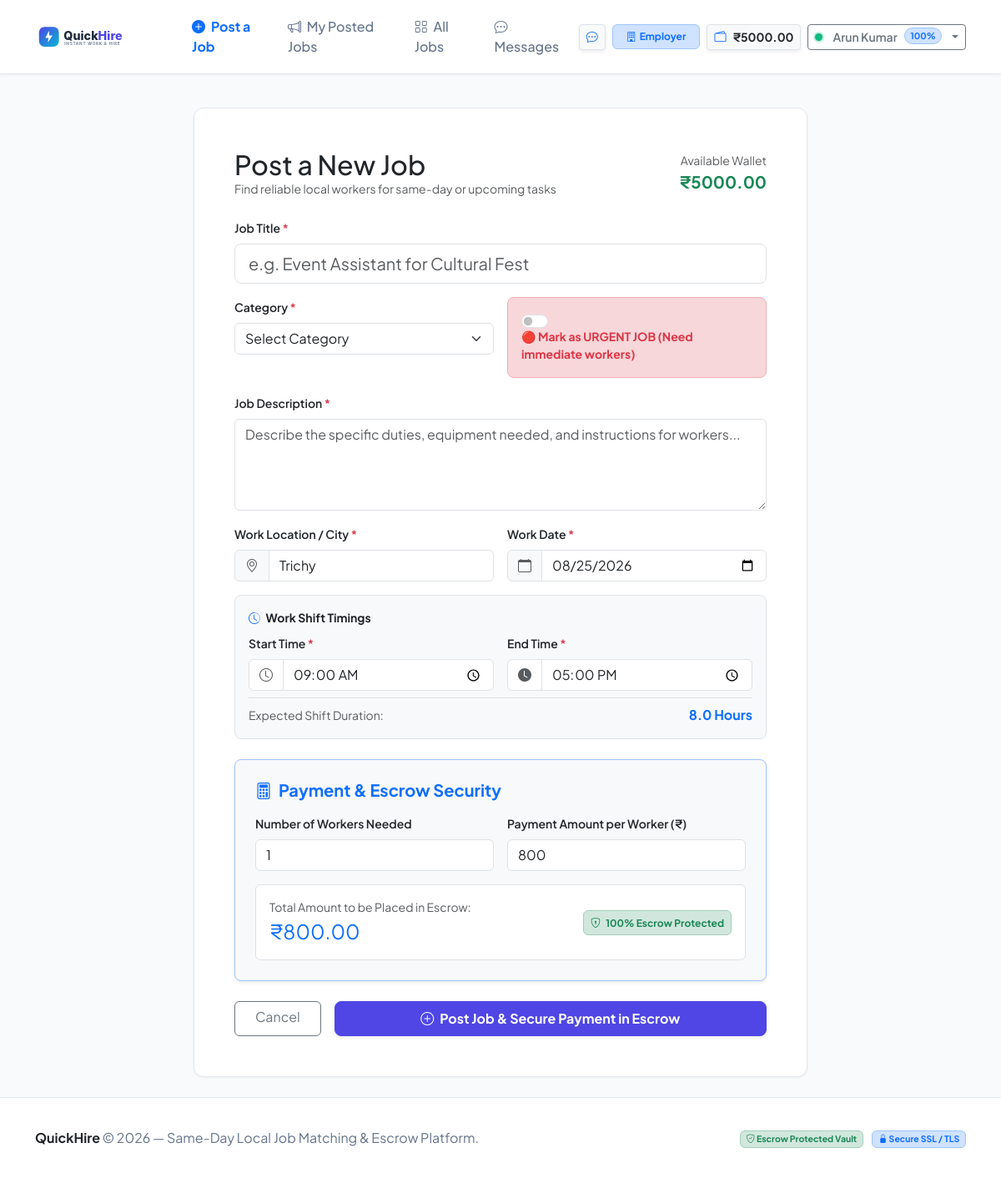
Screenshot of /post-job (signed in) with the database file from the repository.
### tables this page shows
CREATE TABLE users (
    id INTEGER PRIMARY KEY AUTOINCREMENT,
    name TEXT NOT NULL,
    email TEXT UNIQUE NOT NULL,
    password TEXT NOT NULL,
    skills TEXT DEFAULT '',
    location TEXT DEFAULT '',
    phone TEXT DEFAULT '+91 98765 43210',
    role TEXT DEFAULT 'worker',
    wallet_balance REAL DEFAULT 5000.0,
    secured_balance REAL DEFAULT 0.0,
    rating REAL DEFAULT NULL,
    reliability_score INTEGER DEFAULT 100,
    completed_jobs INTEGER DEFAULT 0,
    late_arrivals INTEGER DEFAULT 0,
    no_shows INTEGER DEFAULT 0,
    is_online INTEGER DEFAULT 0,
    created_at TIMESTAMP DEFAULT CURRENT_TIMESTAMP
);

### backend/routes/job_routes.py (the view, shortened to what this page needs)
@job_bp.route('/post-job', methods=['GET', 'POST'])
@login_required
def post_job():
    user = get_current_user()
    if not user:
        return redirect(url_for('auth_routes.login'))
    with db_cursor() as cur:
        cur.execute("SELECT * FROM categories ORDER BY name ASC")
        categories = [dict(row) for row in cur.fetchall()]
    return render_template('post_job.html', categories=categories, form={})

### backend/models.py (called while the page is built)
def get_db_connection():
    conn = sqlite3.connect(DB_PATH)
    conn.row_factory = sqlite3.Row
    conn.execute("PRAGMA foreign_keys = ON;")
    return conn

@contextmanager
def db_cursor(commit=False):
    conn = get_db_connection()
    cursor = conn.cursor()
    try:
        yield cursor
        if commit:
            conn.commit()
    except Exception:
        conn.rollback()
        raise
    finally:
        conn.close()

    @staticmethod
    def get_by_id(user_id):
        with db_cursor() as cur:
            cur.execute("SELECT * FROM users WHERE id = ?", (user_id,))
            row = cur.fetchone()
            return dict(row) if row else None

### backend/services/auth_service.py (called while the page is built)
def login_required(f):
    @wraps(f)
    def decorated_function(*args, **kwargs):
        if 'user_id' not in session:
            flash("Please log in to access this page.", "warning")
            return redirect(url_for('auth_routes.login', next=request.url))
        return f(*args, **kwargs)
    return decorated_function

def get_current_user():
    user_id = session.get('user_id')
    if not user_id:
        return None
    return UserModel.get_by_id(user_id)

### frontend/templates/post_job.html (shortened to what this page needs)
{% extends "base.html" %}
{% block content %}
<div class="container py-4">
  <div class="row justify-content-center">
    <div class="col-lg-8">
      <div class="card card-custom p-4 p-md-5 shadow-md">
        <div class="d-flex justify-content-between align-items-center mb-4">
          <div>
            <h2 class="fw-extrabold m-0">Post a New Job</h2>
            <p class="text-muted small m-0">Find reliable local workers for same-day or upcoming tasks</p>
          </div>
          <div class="text-end">
            <span class="text-muted small d-block">Available Wallet</span>
            <strong class="text-success fs-5">₹{{ "%.2f"|format(current_user.wallet_balance) }}</strong>
          </div>
        </div>
        <form method="POST" action="{{ url_for('job_routes.post_job') }}" id="postJobForm">
          <div class="mb-3">
            <label for="title" class="form-label fw-semibold small">Job Title <span class="text-danger">*</span></label>
            <input type="text" class="form-control form-control-lg" id="title" name="title" value="{{ form.title or '' }}" placeholder="e.g. Event Assistant for Cultural Fest" required>
          </div>
          <div class="row g-3 mb-3">
            <div class="col-md-6">
              <label for="category" class="form-label fw-semibold small">Category <span class="text-danger">*</span></label>
              <select name="category" id="category" class="form-select" required>
                <option value="">Select Category</option>
              </select>
            </div>
            <div class="col-md-6 d-flex align-items-end">
              <div class="form-check form-switch p-3 bg-danger-subtle rounded-3 border border-danger-subtle w-100">
                <input class="form-check-input ms-0 me-2" type="checkbox" id="urgent" name="urgent" value="1" {% if form.urgent %}checked{% endif %}>
                <label class="form-check-label fw-bold text-danger small" for="urgent">
                  🔴 Mark as URGENT JOB (Need immediate workers)
                </label>
              </div>
            </div>
          </div>
          <div class="mb-3">
            <label for="description" class="form-label fw-semibold small">Job Description <span class="text-danger">*</span></label>
            <textarea class="form-control" id="description" name="description" rows="4" placeholder="Describe the specific duties, equipment needed, and instructions for workers..." required>{{ form.description or '' }}</textarea>
          </div>
          <div class="row g-3 mb-3">
            <div class="col-md-6">
              <label for="location" class="form-label fw-semibold small">Work Location / City <span class="text-danger">*</span></label>
              <div class="input-group">
                <span class="input-group-text bg-light"><i class="bi bi-geo-alt text-muted"></i></span>
                <input type="text" class="form-control" id="location" name="location" value="{{ form.location or current_user.location or '' }}" placeholder="e.g. Trichy, Chennai, Coimbatore" required>
              </div>
            </div>
            <div class="col-md-6">
              <label for="job_date" class="form-label fw-semibold small">Work Date <span class="text-danger">*</span></label>
              <div class="input-group">
                <span class="input-group-text bg-light"><i class="bi bi-calendar text-muted"></i></span>
                <input type="date" class="form-control" id="job_date" name="job_date" value="{{ form.job_date or '' }}" required>
              </div>
            </div>
          </div>
          <div class="card p-3 bg-light border mb-4 rounded-3">
            <label class="form-label fw-bold small text-dark mb-2">
              <i class="bi bi-clock-history text-primary me-1"></i> Work Shift Timings
            </label>
            <div class="row g-3">
              <div class="col-md-6">
                <label for="start_time" class="form-label fw-semibold small">Start Time <span class="text-danger">*</span></label>
                <div class="input-group">
                  <span class="input-group-text bg-white"><i class="bi bi-clock text-muted"></i></span>
                  <input type="time" class="form-control" id="start_time" name="start_time" value="{{ form.start_time or '09:00' }}" required>
                </div>
              </div>
              <div class="col-md-6">
                <label for="end_time" class="form-label fw-semibold small">End Time <span class="text-danger">*</span></label>
                <div class="input-group">
                  <span class="input-group-text bg-white"><i class="bi bi-clock-fill text-muted"></i></span>
                  <input type="time" class="form-control" id="end_time" name="end_time" value="{{ form.end_time or '17:00' }}" required>
                </div>
              </div>
            </div>
            <div class="d-flex justify-content-between align-items-center mt-2 pt-2 border-top small text-muted">
              <span>Expected Shift Duration:</span>
              <strong class="text-primary fs-6" id="durationBadge">8.0 Hours</strong>
            </div>
          </div>
          <div class="card p-4 bg-light border-primary-subtle rounded-3 mb-4 shadow-sm">
            <h5 class="fw-bold mb-3 text-primary d-flex align-items-center gap-2">
              <i class="bi bi-calculator"></i> Payment &amp; Escrow Security
            </h5>
            <div class="row g-3 mb-3">
              <div class="col-md-6">
                <label for="required_workers" class="form-label fw-semibold small">Number of Workers Needed</label>
                <input type="number" class="form-control" id="required_workers" name="required_workers" min="1" max="100" step="1" value="{{ form.required_workers or '1' }}" required>
              </div>
              <div class="col-md-6">
                <label for="payment" class="form-label fw-semibold small">Payment Amount per Worker (₹)</label>
                <input type="number" class="form-control" id="payment" name="payment" min="1" step="any" value="{{ form.payment or '800' }}" placeholder="e.g. 500" required>
              </div>
            </div>
            <div class="p-3 bg-white rounded border d-flex justify-content-between align-items-center">
              <div>
                <span class="text-muted small d-block">Total Amount to be Placed in Escrow:</span>
                <span class="fs-4 fw-extrabold text-primary" id="totalEscrowDisplay" data-wallet-balance="{{ current_user.wallet_balance }}">₹800.00</span>
              </div>
              <div class="text-end">
                <span class="badge bg-success-subtle text-success border border-success-subtle p-2">
                  <i class="bi bi-shield-lock me-1"></i> 100% Escrow Protected
                </span>
              </div>
            </div>
          </div>
          <div class="d-flex gap-3">
            <a href="{{ url_for('main_routes.dashboard') }}" class="btn btn-outline-secondary px-4">Cancel</a>
            <button type="submit" class="btn btn-primary flex-grow-1 py-2 fw-bold shadow-sm">
              <i class="bi bi-plus-circle me-1"></i> Post Job &amp; Secure Payment in Escrow
            </button>
          </div>
        </form>
      </div>
    </div>
  </div>
</div>
{% endblock %}

### frontend/templates/base.html (shortened to what this page needs)
<!DOCTYPE html>
<html lang="en">
<head>
  <link href="https://cdn.jsdelivr.net/npm/bootstrap@5.3.3/dist/css/bootstrap.min.css" rel="stylesheet">
  <link rel="stylesheet" href="https://cdn.jsdelivr.net/npm/bootstrap-icons@1.11.3/font/bootstrap-icons.min.css">
  <link rel="stylesheet" href="{{ url_for('static', filename='css/style.css') }}">
</head>
<body>
  <nav class="navbar navbar-expand-lg navbar-custom sticky-top">
    <div class="container">
      <a class="navbar-brand d-flex align-items-center gap-2" href="{{ url_for('main_routes.index') if not current_user else url_for('main_routes.dashboard') }}">
        <img src="{{ url_for('static', filename='images/logo.svg') }}" alt="QuickHire Logo" class="brand-logo">
      </a>
      <div class="collapse navbar-collapse" id="navbarContent">
        <ul class="navbar-nav me-auto mb-2 mb-lg-0 ms-lg-3">
          {% if not current_user %}
            <li class="nav-item">
              <a class="nav-link" href="{{ url_for('job_routes.jobs') }}">
                <i class="bi bi-search me-1"></i> Browse Jobs
              </a>
            </li>
          {% elif current_role == 'employer' %}
            <li class="nav-item">
              <a class="nav-link text-primary fw-bold" href="{{ url_for('job_routes.post_job') }}">
                <i class="bi bi-plus-circle-fill me-1"></i> Post a Job
              </a>
            </li>
            <li class="nav-item">
              <a class="nav-link" href="{{ url_for('job_routes.my_jobs', tab='posted') }}">
                <i class="bi bi-megaphone me-1"></i> My Posted Jobs
              </a>
            </li>
            <li class="nav-item">
              <a class="nav-link" href="{{ url_for('job_routes.jobs') }}">
                <i class="bi bi-grid me-1"></i> All Jobs
              </a>
            </li>
            <li class="nav-item">
              <a class="nav-link" href="{{ url_for('message_routes.inbox') }}">
                <i class="bi bi-chat-dots me-1"></i> Messages
              </a>
            </li>
          {% endif %}
        </ul>
        <div class="d-flex align-items-center gap-2">
          {% if current_user %}
            <a href="{{ url_for('message_routes.inbox') }}" class="btn btn-sm btn-light border shadow-sm text-decoration-none" title="Messages & Contacts">
              <i class="bi bi-chat-dots text-primary"></i>
            </a>
            <span class="badge {% if current_role == 'employer' %}bg-primary-subtle text-primary border border-primary-subtle{% else %}bg-success-subtle text-success border border-success-subtle{% endif %} d-none d-md-inline-flex align-items-center gap-1 py-2 px-3">
              <i class="bi {% if current_role == 'employer' %}bi-building{% else %}bi-person-workspace{% endif %}"></i>
              <span class="fw-bold">{{ 'Employer' if current_role == 'employer' else 'Worker' }}</span>
            </span>
            <a href="{{ url_for('wallet_routes.wallet') }}" class="btn btn-sm btn-light border d-flex align-items-center gap-2 shadow-sm text-decoration-none" title="Wallet Balance">
              <i class="bi bi-wallet2 text-primary"></i>
              <span class="fw-bold text-dark">₹{{ "%.2f"|format(current_user.wallet_balance) }}</span>
            </a>
            <div class="dropdown">
              <button class="btn btn-sm btn-outline-secondary dropdown-toggle d-flex align-items-center gap-2" type="button" data-bs-toggle="dropdown" aria-expanded="false">
                <span class="online-dot pulsing"></span>
                <span class="fw-semibold">{{ current_user.name }}</span>
                <span class="badge bg-primary-subtle text-primary border border-primary-subtle rounded-pill">
                  {{ current_user.reliability_score }}%
                </span>
              </button>
            </div>
          {% endif %}
        </div>
      </div>
    </div>
  </nav>
  <main class="flex-grow-1">
    {% block content %}{% endblock %}
  </main>
  <footer>
    <div class="container text-center">
      <div class="row align-items-center py-2">
        <div class="col-md-6 text-md-start mb-2 mb-md-0">
          <span class="fw-bold text-dark">QuickHire</span> &copy; 2026 — Same-Day Local Job Matching &amp; Escrow Platform.
        </div>
        <div class="col-md-6 text-md-end small">
          <span class="badge bg-success-subtle text-success border border-success-subtle me-2">
            <i class="bi bi-shield-check"></i> Escrow Protected Vault
          </span>
          <span class="badge bg-primary-subtle text-primary border border-primary-subtle">
            <i class="bi bi-lock-fill"></i> Secure SSL / TLS
          </span>
        </div>
      </div>
    </div>
  </footer>
</body>
</html>

### frontend/static/css/style.css (style rules this page uses)
:root { --primary: #4f46e5; --primary-hover: #4338ca; --primary-light: #eef2ff; --secondary: #06b6d4; --accent: #f59e0b; --dark: #0f172a; --text-main: #1e293b; --text-muted: #64748b; --bg-page: #f8fafc; --bg-card: #ffffff; --border-color: #e2e8f0; --success: #10b981; --danger: #ef4444; --warning: #f59e0b; --radius-sm: 8px; --radius-md: 12px; --radius-lg: 16px; --shadow-sm: 0 1px 3px rgba(0, 0, 0, 0.05); --shadow-md: 0 4px 6px -1px rgba(0, 0, 0, 0.07), 0 2px 4px -2px rgba(0, 0, 0, 0.05); --shadow-lg: 0 10px 15px -3px rgba(0, 0, 0, 0.08), 0 4px 6px -4px rgba(0, 0, 0, 0.04); }
body { font-family: 'Plus Jakarta Sans', -apple-system, BlinkMacSystemFont, 'Segoe UI', Roboto, sans-serif; background-color: var(--bg-page); color: var(--text-main); min-height: 100vh; display: flex; flex-direction: column; }
.navbar-custom { background-color: #ffffff; border-bottom: 1px solid var(--border-color); box-shadow: var(--shadow-sm); padding: 0.75rem 0; }
.brand-logo { height: 38px; }
.nav-link { font-weight: 500; color: var(--text-muted); transition: color 0.2s ease; padding: 0.5rem 0.85rem !important; border-radius: var(--radius-sm); }
.online-dot { display: inline-block; width: 9px; height: 9px; border-radius: 50%; background-color: var(--success); box-shadow: 0 0 0 2px rgba(16, 185, 129, 0.25); margin-right: 4px; }
.online-dot.pulsing { animation: pulse-dot 1.8s infinite; }
.btn-primary { background-color: var(--primary); border-color: var(--primary); font-weight: 600; border-radius: var(--radius-sm); padding: 0.55rem 1.25rem; transition: all 0.2s ease; }
.card-custom { background: var(--bg-card); border: 1px solid var(--border-color); border-radius: var(--radius-md); box-shadow: var(--shadow-sm); transition: transform 0.2s ease, box-shadow 0.2s ease; }
input[type=number] { -moz-appearance: textfield; }
footer { margin-top: auto; background: #ffffff; border-top: 1px solid var(--border-color); padding: 1.75rem 0; color: var(--text-muted); }

### rows the page displays
users: role "Employer", wallet_balance "5000.00", name "Arun Kumar", reliability_score "100", location "Trichy"
